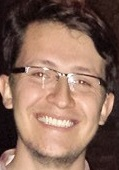
%> input picture lab3_hybrid/Imagen1.jpg, 119 x 170 px
$ octave --eval "Lab;"   (GNU Octave 9; MATLAB toolbox functions it lacks are replaced by stand-ins)
%> lines starting %> are read from the running program, lines starting %| are printed output that depends on the picture
function Lab
%%Laboratorio Imagenes Hibridas
close all
clear all
%Lectura de las imagenes
imagen1=imread('Imagen1.jpg');
%> imagen1 is the input picture: size 170x119x3 uint8; mean R, G, B 138.1, 106.2, 91.5
imagen2=imread('Imagen2.jpg');
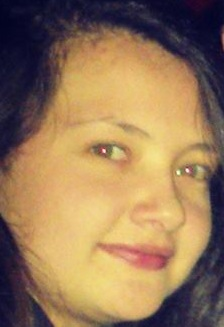
%> input picture lab3_hybrid/Imagen2.jpg, 224 x 327 px
%> imagen2 is the input picture: size 327x224x3 uint8; mean R, G, B 150, 120.4, 88.2

tam_im1=size(imagen1);
%> tam_im1 = [170 119 3]

%Se cambia el tama駉 de la Imagen 2 para que las dos imagenes queden del
%mismo tama駉
imagen2=imresize(imagen2,[tam_im1(1) tam_im1(2)]);
%> imagen2: size 170x119x3 uint8

%Creacion de Filtro Gaussiano para las imagenes
Gauss=fspecial('gaussian',17,15);

%Filtro Pasa Bajas Imagen 1
Low_Im1=imfilter(imagen1,Gauss);
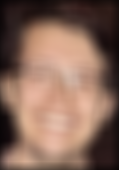
%> Low_Im1: size 170x119x3 uint8; mean R, G, B 133.8, 103.1, 88.6
%Filtro Pasa Altas Imagen 1
High_Im1=imagen1-Low_Im1;

%Filtro Pasa Bajas Imagen 2
Low_Im2=imfilter(imagen2,Gauss);
%Filtro Pasa Altas Imagen 2
High_Im2=imagen2-Low_Im2;
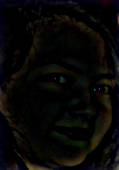
%> High_Im2: size 170x119x3 uint8; mean R, G, B 7.6, 7, 5.6

%Creacion de la Imagen Hibrida
H=High_Im1+Low_Im2;
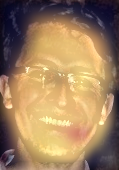
%> H: size 170x119x3 uint8; mean R, G, B 159.1, 128.7, 94.7


%Visualizacion de la imagen hibrida. (Funci髇 tomada de "Project 1: Image
%Filtering and Hybrid Image": url:
%http://cs.brown.edu/courses/cs143/proj1/. La funcion esta disponible en el codigo disponible
% en el .zip. Nombre de la Funcion vis_hybrid_image)
Result=vis_hybrid_image(H);
imshow(Result)
imwrite(Result,'Piramide.jpg')

function output = vis_hybrid_image(hybrid_image)
%visualize a hybrid image by progressively downsampling the image and
%concatenating all of the images together.

scales = 7; %how many downsampled versions to create
scale_factor = 0.8; %how much to downsample each time
padding = 5; %how many pixels to pad.

original_height = size(hybrid_image,1);
%> original_height = 170
num_colors = size(hybrid_image,3); %counting how many color channels the input has
%> num_colors = 3
output = hybrid_image;
cur_image = hybrid_image;

for i = 2:scales
    %add padding
    output = cat(2, output, ones(original_height, padding, num_colors));

    %dowsample image;
    cur_image = imresize(cur_image, scale_factor, 'bilinear');
    %pad the top and append to the output
    tmp = cat(1,ones(original_height - size(cur_image,1), size(cur_image,2), num_colors), cur_image);
    output = cat(2, output, tmp);
end
%> this loop made 6 passes
%> pass 1, in vis_hybrid_image, `tmp = cat(1,ones(original_height - size(cur_image,1), size(cur_image,2..`:
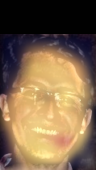
%> tmp: size 170x96x3 uint8; mean R, G, B 127.5, 103.2, 76
%> pass 1, in vis_hybrid_image, `output = cat(2, output, tmp);`:
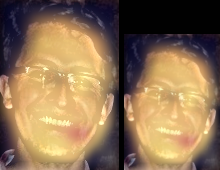
%> output: size 170x220x3 uint8; mean R, G, B 141.7, 114.7, 84.4
%> after the loop:
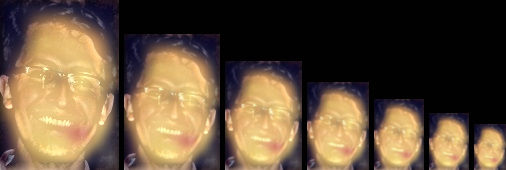
%> output: size 170x506x3 uint8; mean R, G, B 101.1, 81.8, 60.3

%code by James Hays
